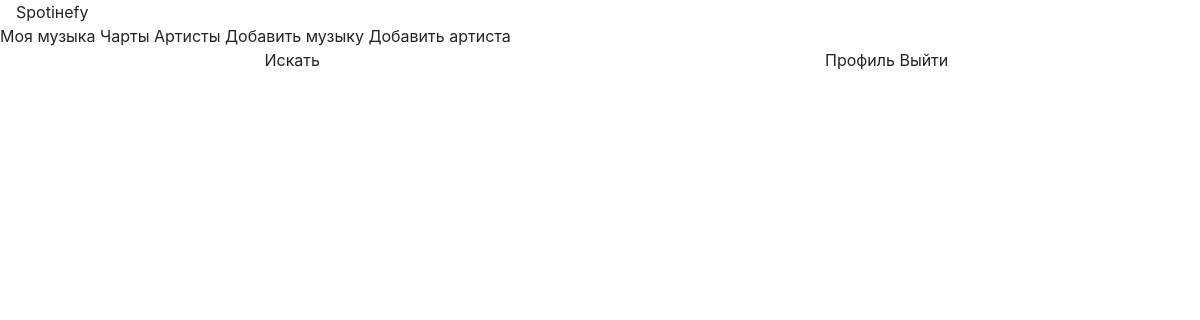
The page /artist/28 on the database as committed earlier.
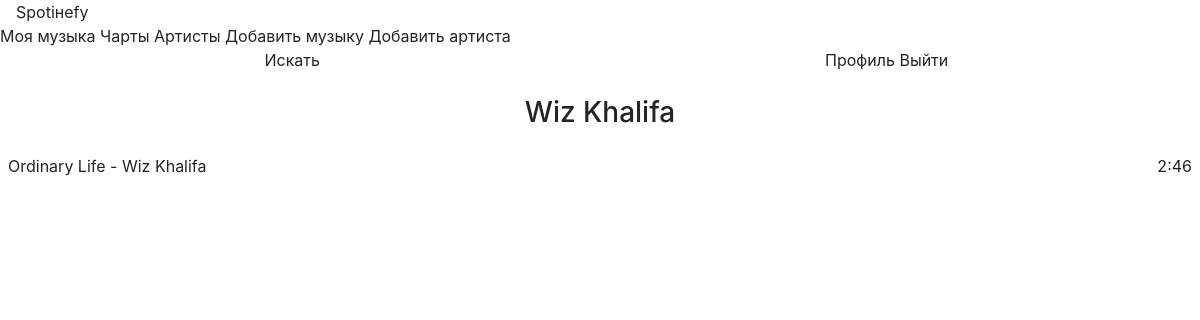
The same page on the database as committed later.
### data/authors.py (models this page shows)
class Author(SqlAlchemyBase):
    __tablename__ = 'authors'
    id = sqlalchemy.Column(sqlalchemy.Integer,
                           primary_key=True, autoincrement=True)
    name = sqlalchemy.Column(sqlalchemy.String, nullable=True)
    songs = orm.relationship("Song", secondary="links")

### data/songs.py (models this page shows)
class Song(SqlAlchemyBase):
    __tablename__ = 'songs'
    id = sqlalchemy.Column(sqlalchemy.Integer,
                           primary_key=True, autoincrement=True)
    name = sqlalchemy.Column(sqlalchemy.String, nullable=True)
    duration = sqlalchemy.Column(sqlalchemy.Integer)
    clip = sqlalchemy.Column(sqlalchemy.String, nullable=True)
    year = sqlalchemy.Column(sqlalchemy.Integer)
    authors = orm.relationship("Author", secondary="links")

### main.py (the view)
@app.route('/artist/<id>', methods=["POST", "GET"])
def give_artist(id):
    author = db_sess.query(Author).filter(Author.id == id).first()
    songs = []
    song_ids = list(db_sess.query(Link).filter(Link.author_id == id).all())
    song_ids = list(map(lambda x: x.song_id, song_ids))
    for i in range(len(song_ids)):
        songs.append(db_sess.query(Song).filter(Song.id == song_ids[i]).first())
    print(songs)
    for i in range(len(songs)):
        songs[i] = (", ".join(
            map(
                lambda x: x.name,
                db_sess.query(Author).filter(
                    Author.id.in_(json.loads(get_song_data(songs[i].id))["authors"])
                ),
            )
        ), songs[i])
    return render_template("give_artist.html", author=author, songs=songs)

### main.py (called while the page is built)
@app.route("/get-song-data/<id>")
def get_song_data(id):
    res = {}
    song = db_sess.query(Song).filter(Song.id == id).first()
    res["authors"] = list(
        map(lambda x: x.author_id, db_sess.query(Link).filter(Link.song_id == id))
    )
    res["year"] = song.year
    res["duration"] = song.duration
    res["name"] = song.name
    return json.dumps(res)

### templates/give_artist.html (shortened to what this page needs)
{% extends "base.html" %} {% block content %}
<div class = "search">
  <div style="display: flex">
    <div class="artist">
        <h3 align="center">{{author.name}}</h3>
    </div>
  </div>
  <b-list-group>
    {% for song in songs: %}
    <b-list-group-item class="d-flex align-items-center"  href="/share-song/{{song[1].id}}">
      <span class="mr-auto">{{song[1].name}} - {{song[0]}}</song></span>
      <b-badge variant="danger">{{song[1].duration // 60}}:{{song[1].duration % 60}}</b-badge>
    </b-list-group-item>
    {% endfor %}
  </b-list-group>
</div>
{% endblock %}

Rows that differ between the two databases and show on the page:
added Author: name "Wiz Khalifa", name "Ordinary Life", duration "2", song[1].duration%60 "46"
